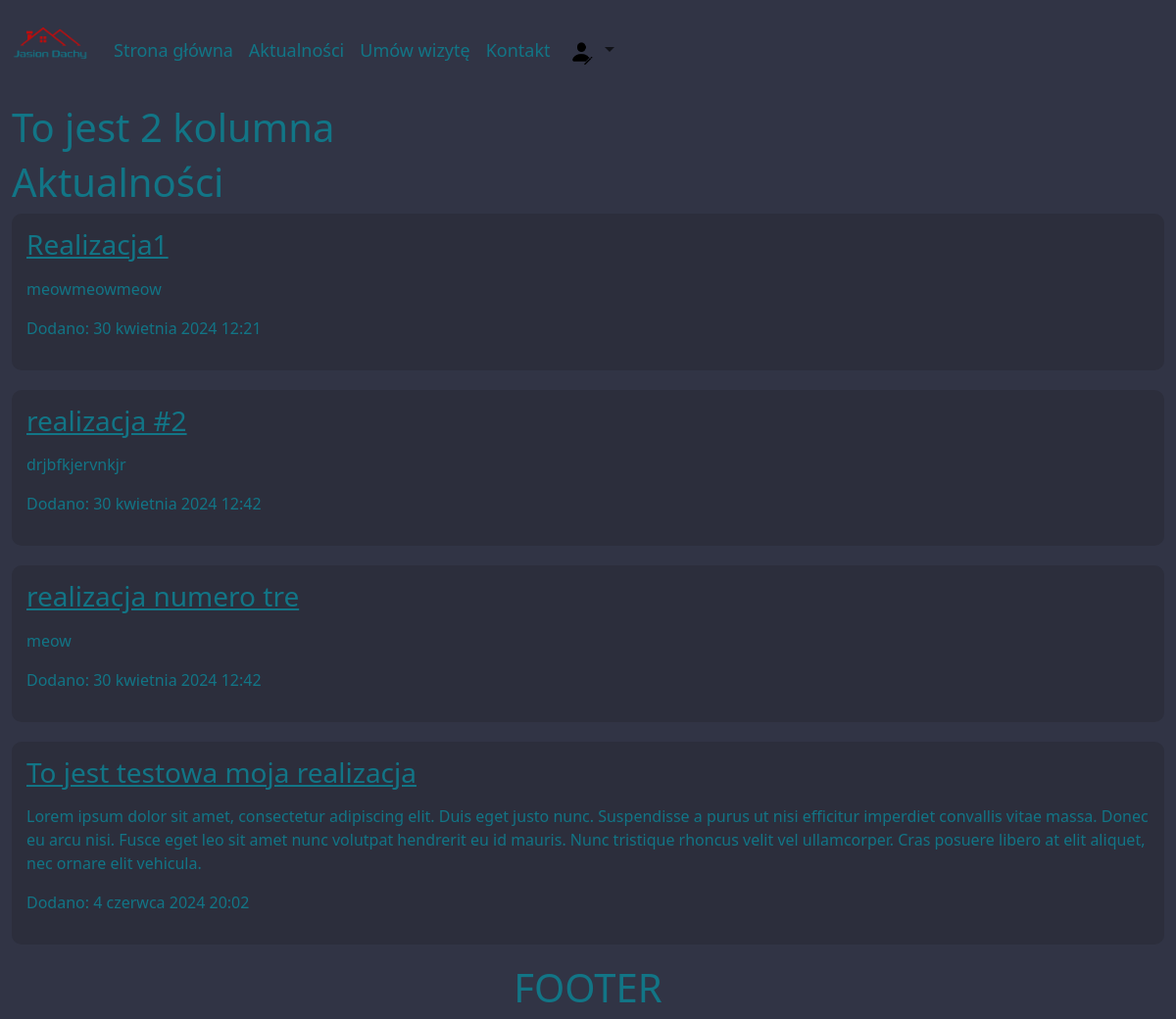
The page /blog/ on the database as committed earlier.
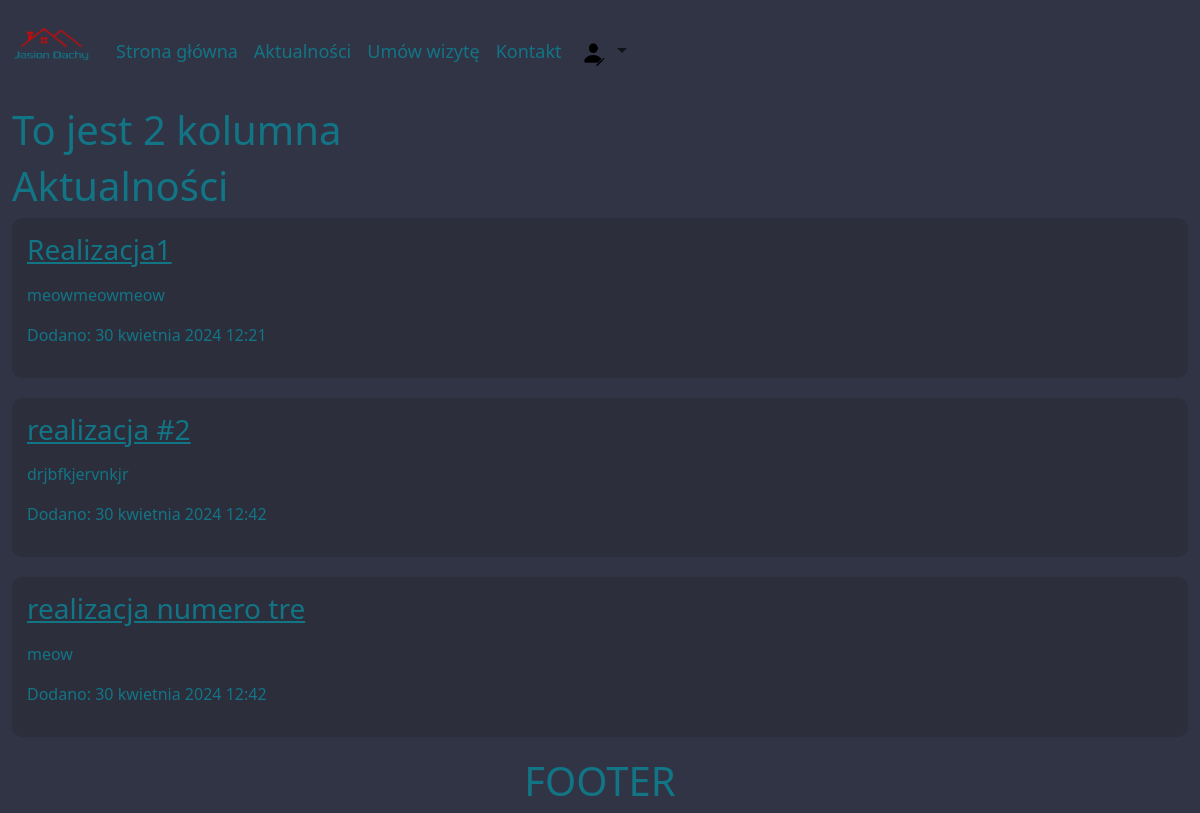
The same page on the database as committed later.
### mainapp/models.py (models this page shows, shortened)
class Realization(models.Model):
    title = models.CharField(max_length=100, verbose_name="Tytuł")
    content = models.CharField(max_length=500, verbose_name="Opis")
    date = models.DateTimeField(default=timezone.now(), verbose_name="Data dodania")
    class Meta:
        verbose_name_plural = "Realizacje"

### mainapp/views.py (the view)
# urls.py: 2. Add a URL to urlpatterns:  path('blog/', include('blog.urls'))
def blog(request):
    try:
        entries = Realization.objects.all()
        paginator = Paginator(entries, 10)  # Paginate with 10 entries per page
        page_number = request.GET.get('page')
        page_obj = paginator.get_page(page_number)
        context = {'page_obj': page_obj}
        logger.debug("Pobrano część wpisów")
        return render(request, 'mainapp/blog.html', context=context)
    except Realization.DoesNotExist:
        logger.error("Żadne wpisy nie istnieją")
        raise Http404("Żaden wpis nie istnieje")
    except Exception as e:
        logger.error(f"Błąd podczas pobierania wpisów: {e}")
        return render(request, 'mainapp/error.html', {'error': str(e)})

### mainapp/templates/mainapp/blog.html (shortened to what this page needs)
{% extends 'mainapp/base.html' %}
{% block content %}
    <h1>Aktualności</h1>
        {% for entry in page_obj %}
                <article class="">
                    <a href="/blog/{{ entry.id }}"><h3>{{ entry.title }}</h3></a>
                    <p>{{ entry.content|linebreaks }}</p>
                    <p>Dodano: {{ entry.date }}</p>
                </article>
        {% empty %}
            Nic tu jeszcze nie ma
        {% endfor %}
{% endblock content %}

Rows that differ between the two databases and show on the page:
removed Realization: title "To jest testowa moja realizacja", content "Lorem ipsum dolor sit amet, consectetur adipiscing elit. Duis eget justo nunc. Suspendisse a purus ut nisi efficitur imperdiet convallis vitae massa. Donec eu arcu nisi. Fusce eget leo sit amet nunc volutpat hendrerit eu id mauris. Nunc tristique rhoncus velit vel ullamcorper. Cras posuere libero at elit aliquet, nec ornare elit vehicula.", date "4 czerwca 2024 20:02"
